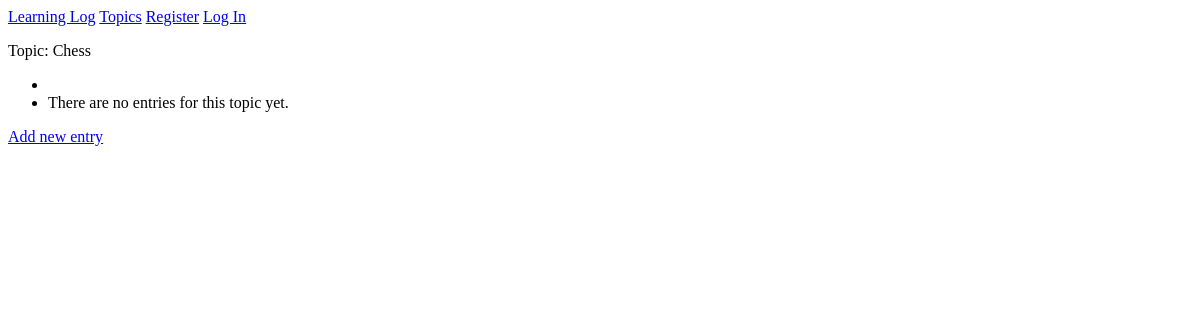
The app's page /topics/1/, older data.
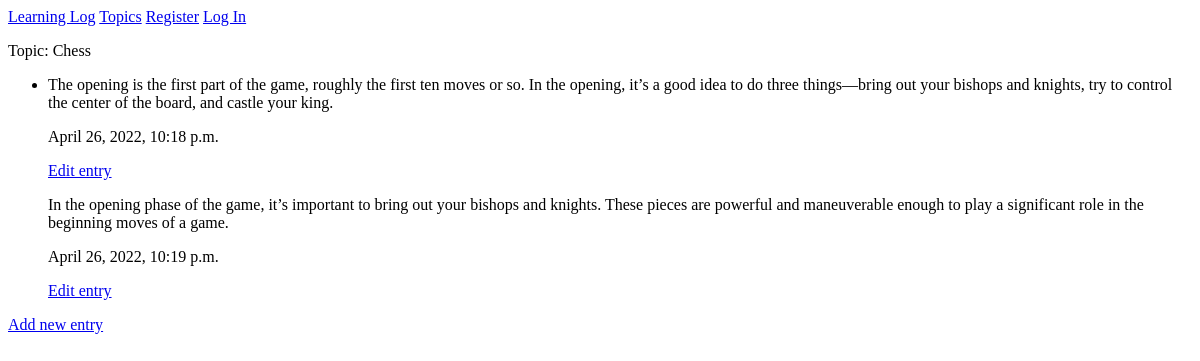
The same page, newer data.
### MainApp/models.py (models this page shows, shortened)
class Topic(models.Model):
    text = models.CharField(max_length=200)
    date_added = models.DateTimeField(auto_now_add=True)
    def __str__(self) -> str:  #returns back result that you want returned
        return self.text #this gives the name of the topic

class Entry(models.Model): #associate Entry w/ many models??  #one topic can have multiple entries (1 to many relationship)
    topic = models.ForeignKey(Topic, on_delete=models.CASCADE)
    text = models.TextField()
    date_added = models.DateTimeField(auto_now_add=True)
    class Meta:
        verbose_name_plural = 'entries'

### MainApp/views.py (the view)
# urls.py: path('topics/<int:topic_id>/', views.topic, name='topic'), #ID = primary key
def topic(request, topic_id): #loading individual topics onto the website (ex: chess and rock climbing)
    topic = Topic.objects.get(id= topic_id) #topic (singular) = topic in the overall topics page. Capital T Topic = object from models.py file
    entries = topic.entry_set.all() #object
    context = {'topic' : topic, 'entries' :entries} #object, dictionary, passes information from the view to use in the template
    return render(request, 'MainApp/topic.html', context)

### MainApp/templates/mainapp/topic.html
{% extends "MainApp/base.html" %}
{% block content %}
<p>Topic: {{ topic }}</p>
<ul>
    <li>
        {% for e in entries %}
        <p>{{e.text }}</p>
        <p>{{e.date_added}}</p>
        <p><a href="{% url 'MainApp:edit_entry' e.id %}">Edit entry</a></p>
    </li>
    {% empty %}
    <li> There are no entries for this topic yet.
    </li>
    {% endfor %}
</ul>
<p><a href="{% url 'MainApp:new_entry' topic.id %}">Add new entry</a></p>
{% endblock content %}

### MainApp/templates/mainapp/base.html
<p>
    <a href="{% url 'MainApp:index' %}">Learning Log</a>
    <a href="{% url 'MainApp:topics' %}">Topics</a>
    {% if user.is_authenticated %}
    Hello, {{ user.username }}
    <a href="{% url 'users:logout' %}">Log Out</a>
    {% else %}
    <a href="{% url 'users:register' %}">Register</a>
    <a href="{% url 'users:login' %}">Log In</a>
    {% endif %}
</p>
{% block content %}{% endblock content %}

Row changes from the older to the newer data that the page shows:
added Entry: text "The opening is the first part of the game, roughly the first ten moves or so. In the opening, it’s a good idea to do three things—bring out your bishops and knights, try to control the center of the board, and castle your king.", date_added "April 26, 2022, 10:18 p.m."
added Entry: text "In the opening phase of the game, it’s important to bring out your bishops and knights. These pieces are powerful and maneuverable enough to play a significant role in the beginning moves of a game.", date_added "April 26, 2022, 10:19 p.m."
Text that changed along with them:
text no longer shown: "There are no entries for this topic yet."
